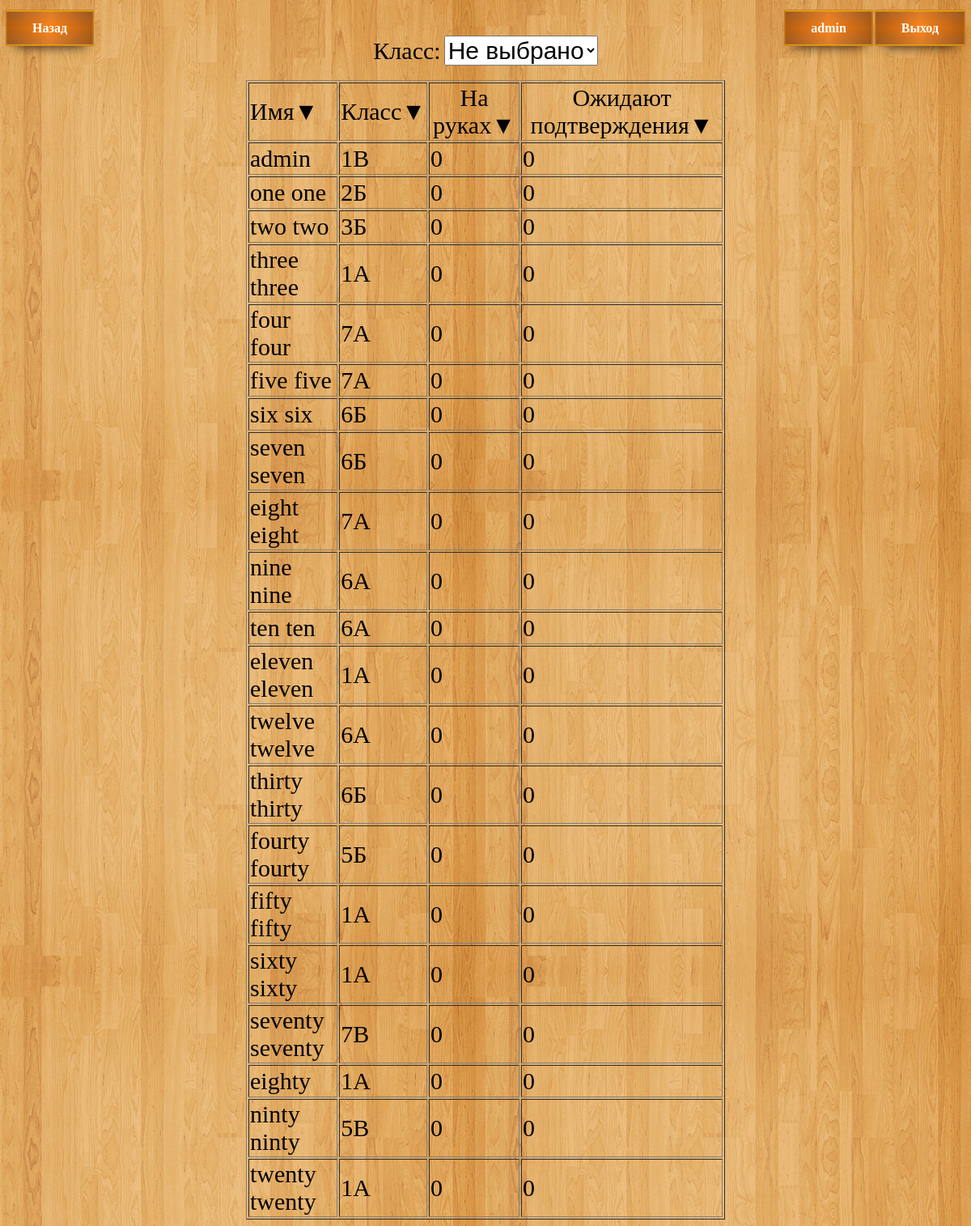
The page /all_users.php (signed in) on the database its author committed.
### tables this page shows
CREATE TABLE IF NOT EXISTS `users` (
  `id` int(11) NOT NULL AUTO_INCREMENT,
  `login` varchar(255) NOT NULL,
  `password` varchar(255) NOT NULL,
  `is_admin` int(11) NOT NULL,
  `name` varchar(255) NOT NULL,
  `class_id` int(11) NOT NULL,
  `take_count` int(11) NOT NULL DEFAULT '0',
  `wait_count` int(11) NOT NULL DEFAULT '0',
  PRIMARY KEY (`id`),
  UNIQUE KEY `id` (`id`),
  KEY `id_2` (`id`),
  KEY `id_3` (`id`)
);

CREATE TABLE IF NOT EXISTS `classes` (
  `id` int(11) NOT NULL AUTO_INCREMENT,
  `name` varchar(7) NOT NULL,
  `num` int(11) NOT NULL,
  PRIMARY KEY (`id`)
);

### base.php (called while the page is built, shortened)
<?php
	$host = 'localhost';
	$user = 'root';
	$password = '';
	$db_name = 'lib_444';
	$link = mysqli_connect($host, $user, $password, $db_name);
	function get_class_by_id($id){
		global $link;
		$sql = "SELECT * FROM classes WHERE id='$id'";
		$result = $link->query($sql);
		if ($result->num_rows > 0) {
			while($row = $result->fetch_assoc()) {
				return array("name" => $row["name"], "num" => $row["num"]);
			}
		}
		return false;
	}
	function all_users($params){
		global $link;
		$sql = "SELECT * FROM users " . $params;
		$result = $link->query($sql);
		$arr = array();
		if ($result->num_rows > 0) {
			while($row = $result->fetch_assoc()) {
				$arr[] = array("id" => $row["id"], "login" => $row["login"], "name" => $row["name"], "class_id" => $row["class_id"],
				"take_count" => $row["take_count"], "wait_count" => $row["wait_count"], "is_admin" => $row["is_admin"]);
			}
		}
		return $arr;
	}
?>

### all_users.php (the view, shortened to what this page needs)
<?php
	require_once "base.php";
?>
<html>
	<head>
		<link rel="stylesheet" href="style.css">
	</head>
	<body><br/>
		<div>
			<div style="float:left;">
				<a class=button href="index.php">Назад</a>
			</div>
			<div style="float:right;">
				<div>
					<a class=button href="profile.php"><?php echo $_SESSION["my_login"]; ?></a>
					<a class=button href="logout.php">Выход</a>
				</div>
			</div>
		</div>
		<div align="center">
			<label  style="font-size: 30px">Класс:</label>
			<select id="class_num" onchange=reload('')  style="font-size: 30px">
				<option value="0">Не выбрано</option><option value="1">1</option><option value="2">2</option><option value="3">3</option><option value="4">4</option><option value="5">5</option>
			</select>
		</div></br>
		<table border="1" align="center" width=50%>
			<?php
				$info = "";
				echo "<tr height=40px><td style='font-size:30px;'><p onclick=reload('name')>Имя&#9660;</p></td><td style='font-size:30px;'><p onclick=reload('class_id')>Класс&#9660;</p></td>
				<td style='font-size:30px;' align=center><p onclick=reload('take_count')>На руках&#9660;</p></td>
				<td style='font-size:30px;' align=center><p onclick=reload('wait_count')>Ожидают подтверждения&#9660;</p></td></tr>";
				$all_users = all_users($info);
				if($all_users){
					foreach($all_users as $row){
						echo "<tr onclick=get_user($row[id]) height=40px>";
						$name = $row["name"];
						$class = get_class_by_id($row["class_id"]);
						$class = $class["name"];
						echo "<td style='font-size:30px;'>$name</td><td style='font-size:30px;'>$class</td><td style='font-size:30px;'>" . (string)$row['take_count'] . "</td><td style='font-size:30px;'>" . (string)$row['wait_count'] . "</td>";
						echo "</tr>";
					}
				}
			?>
		</table>
	</body>
</html>

### style.css (style rules this page uses)
body { background-image: url(wood.jpg) }
@media (min-width: 576px) { .button { position: relative; font-weight: bold; font-size: 35px; color: white; width: 100%; text-decoration: none; user-select: none; padding: .8em 2em; outline: none; border-radius: 1px; background: linear-gradient(to left, rgba(0,0,0,.3), rgba(0,0,0,.0) 50%, rgba(0,0,0,.3)), linear-gradient(#d77d31, #fe8417, #d77d31); background-size: 100% 100%, auto; background-position: 50% 50%; box-shadow: inset #ebab00 0 -1px 1px, inset 0 1px 1px #ffbf00, #cc7722 0 0 0 1px, #000 0 10px 15px -10px; transition: 0.2s; } }
@media (min-width: 768px) { .button { position: relative; font-weight: bold; font-size: 35px; color: white; width: 100%; text-decoration: none; user-select: none; padding: .8em 2em; outline: none; border-radius: 1px; background: linear-gradient(to left, rgba(0,0,0,.3), rgba(0,0,0,.0) 50%, rgba(0,0,0,.3)), linear-gradient(#d77d31, #fe8417, #d77d31); background-size: 100% 100%, auto; background-position: 50% 50%; box-shadow: inset #ebab00 0 -1px 1px, inset 0 1px 1px #ffbf00, #cc7722 0 0 0 1px, #000 0 10px 15px -10px; transition: 0.2s; } }
@media (min-width: 992px) { .button { position: relative; font-weight: bold; font-size: 16px; color: white; width: 100%; max-width: 100px; text-decoration: none; user-select: none; padding: .8em 2em; outline: none; border-radius: 1px; background: linear-gradient(to left, rgba(0,0,0,.3), rgba(0,0,0,.0) 50%, rgba(0,0,0,.3)), linear-gradient(#d77d31, #fe8417, #d77d31); background-size: 100% 100%, auto; background-position: 50% 50%; box-shadow: inset #ebab00 0 -1px 1px, inset 0 1px 1px #ffbf00, #cc7722 0 0 0 1px, #000 0 10px 15px -10px; transition: 0.2s; } }

### rows shown on the page
users: name "admin", class.name "1В", take_count "0", wait_count "0"
users: name "one one", class.name "2Б", take_count "0", wait_count "0"
users: name "two two", class.name "3Б", take_count "0", wait_count "0"
users: name "three three", class.name "1А", take_count "0", wait_count "0"
users: name "four four", class.name "7А", take_count "0", wait_count "0"
users: name "five five", class.name "7А", take_count "0", wait_count "0"
users: name "six six", class.name "6Б", take_count "0", wait_count "0"
users: name "seven seven", class.name "6Б", take_count "0", wait_count "0"
users: name "eight eight", class.name "7А", take_count "0", wait_count "0"
users: name "nine nine", class.name "6А", take_count "0", wait_count "0"
users: name "ten ten", class.name "6А", take_count "0", wait_count "0"
users: name "eleven eleven", class.name "1А", take_count "0", wait_count "0"
users: name "twelve twelve", class.name "6А", take_count "0", wait_count "0"
users: name "thirty thirty", class.name "6Б", take_count "0", wait_count "0"
users: name "fourty fourty", class.name "5Б", take_count "0", wait_count "0"
users: name "fifty fifty", class.name "1А", take_count "0", wait_count "0"
users: name "sixty sixty", class.name "1А", take_count "0", wait_count "0"
users: name "seventy seventy", class.name "7В", take_count "0", wait_count "0"
users: name "eighty", class.name "1А", take_count "0", wait_count "0"
users: name "ninty ninty", class.name "5В", take_count "0", wait_count "0"
users: name "twenty twenty", class.name "1А", take_count "0", wait_count "0"

### other values the page prints
$_SESSION["my_login"] "admin"
